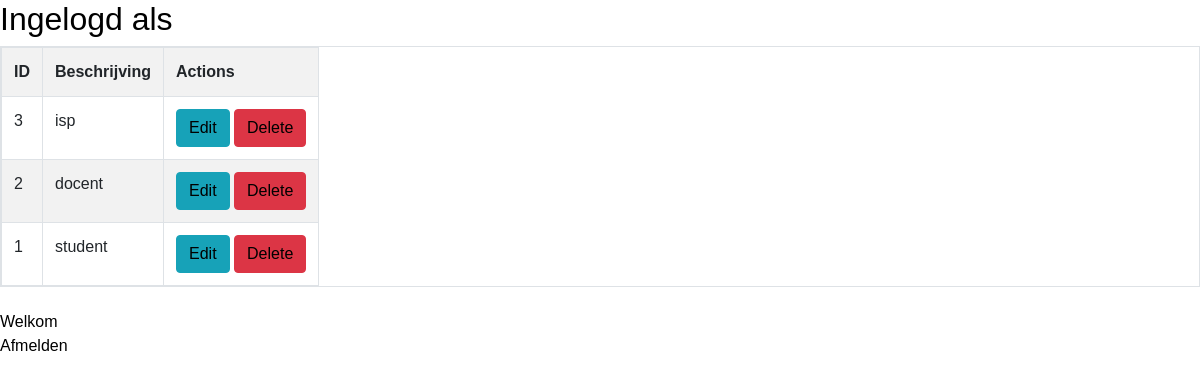
The app's page /index.php/gebruikertype/docent with its own data.
### tables this page shows
CREATE TABLE `gebruikertype` (
  `id` int(50) NOT NULL,
  `beschrijving` varchar(255) NOT NULL
);

### application/controllers/Gebruikertype.php (called while the page is built, shortened)
<?php
class Gebruikertype extends CI_Controller
{
    public $Gebruikertype_model;
    function __construct()
    {
        $this->load->model('Gebruikertype_model');
    }
    function docent()
    {
        $data['gebruikertype'] = $this->Gebruikertype_model->get_all_gebruikertype();
        $data['_view'] = 'docent_landing';
        $this->load->view('layouts/main', $data);
    }
}

### index.php (called while the page is built, shortened)
<?php
require_once BASEPATH.'core/CodeIgniter.php';

### application/models/Gebruikertype_model.php (called while the page is built, shortened)
<?php
class Gebruikertype_model extends CI_Model
{
    function get_all_gebruikertype()
    {
        $this->db->order_by('id', 'desc');
        return $this->db->get('gebruikertype')->result_array();
    }
}

### application/views/docent_landing.php (the view, shortened to what this page needs)
<h2>Ingelogd als
</h2>
<table class="table table-striped table-bordered">
    <tr>
        <th>ID</th>
        <th>Beschrijving</th>
        <th>Actions</th>
    </tr>
    <?php foreach($gebruikertype as $t){ ?>
        <tr>
            <td><?php echo $t['id']; ?></td>
            <td><?php echo $t['beschrijving']; ?></td>
            <td>
                <a href="<?php echo site_url('traject/edit/'.$t['id']); ?>" class="btn btn-info btn-xs">Edit</a>
                <a href="<?php echo site_url('traject/remove/'.$t['id']); ?>" class="btn btn-danger btn-xs">Delete</a>
            </td>
        </tr>
    <?php } ?>
</table>
Welkom
<?php echo divAnchor('Gebruiker/meldAf', 'Afmelden');?>

### application/css/style.css (style rules this page uses)
body { height: 100%; margin: 0px; padding: 0px; font-family: Verdana, Arial, Helvetica, sans-serif; color: black; background-color: white; }
td { padding-right: 20px; }
table { display: inline-block; }
a:link { color: black; }

### records on screen
gebruikertype: id "3", beschrijving "isp"
gebruikertype: id "2", beschrijving "docent"
gebruikertype: id "1", beschrijving "student"

### other values on screen
anchor($uri, $title, $attributes) "Afmelden"
